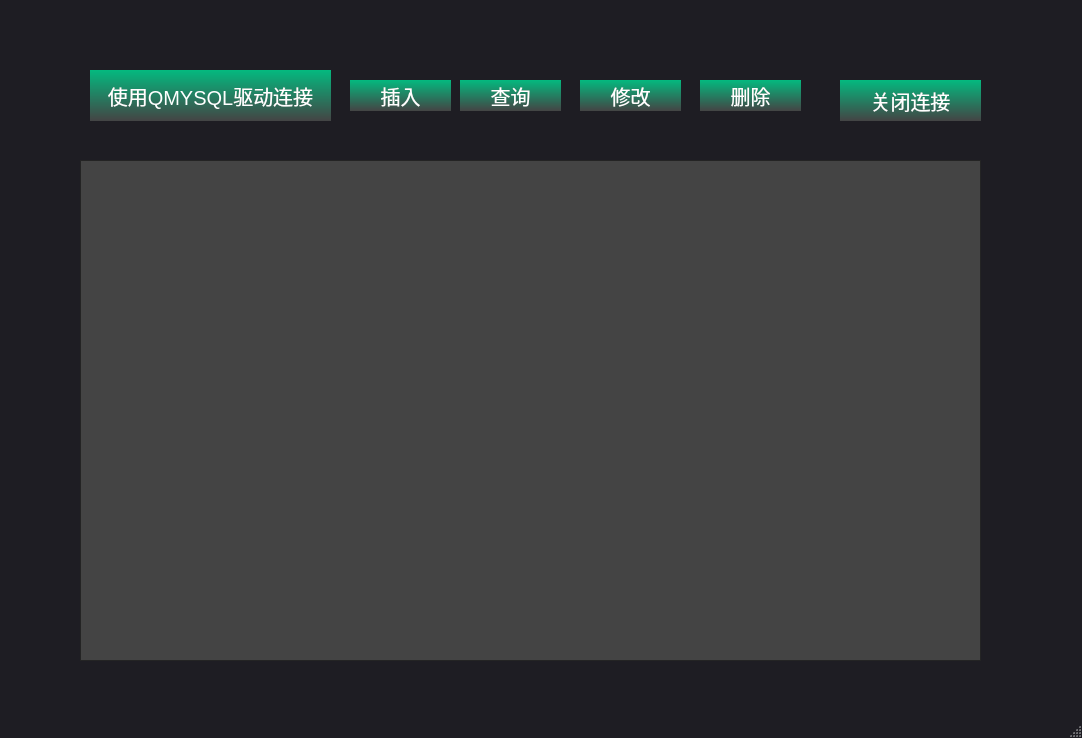
<?xml version="1.0" encoding="UTF-8"?>
<ui version="4.0">
 <class>MainWindow</class>
 <widget class="QMainWindow" name="MainWindow">
  <property name="geometry">
   <rect>
    <x>0</x>
    <y>0</y>
    <width>1082</width>
    <height>738</height>
   </rect>
  </property>
  <property name="windowTitle">
   <string>MainWindow</string>
  </property>
  <property name="styleSheet">
   <string notr="true">QMainWindow {
	background-color:#1e1d23;
}
QDialog {
	background-color:#1e1d23;
}
QColorDialog {
	background-color:#1e1d23;
}
QTextEdit {
	background-color:#1e1d23;
	color: #a9b7c6;
}
QPlainTextEdit {
	selection-background-color:#007b50;
	background-color:#1e1d23;
	border-style: solid;
	border-top-color: transparent;
	border-right-color: transparent;
	border-left-color: transparent;
	border-bottom-color: transparent;
	border-width: 1px;
	color: #a9b7c6;
}
QPushButton{
	border-style: solid;
	border-top-color: transparent;
	border-right-color: transparent;
	border-left-color: transparent;
	border-bottom-color: transparent;
	border-width: 1px;
	border-style: solid;
	color: #FFFFFF;
	padding: 2px;
	background-color:qlineargradient(spread:pad,x1:0,y1:0,x2:0,y2:1,stop:0 #04b97f,stop:1 #444444);
    font-family: &quot;Microsoft YaHei&quot;; 
    font-size:20px;
}

QPushButton:hover{
	border-style: solid;
	border-top-color: transparent;
	border-right-color: transparent;
	border-left-color: transparent;
	border-bottom-color: #37efba;
	border-bottom-width: 2px;
	border-style: solid;
	color: #FFFFFF;
	padding-bottom: 2px;
	background-color: #1e1d23;
}
QPushButton:pressed{
	border-style: solid;
	border-top-color: transparent;
	border-right-color: transparent;
	border-left-color: transparent;
	border-bottom-color: #37efba;
	border-bottom-width: 2px;
	border-style: solid;
	color: #37efba;
	padding-bottom: 1px;
	background-color: #1e1d23;
}
QPushButton:disabled{
	border-style: solid;
	border-top-color: transparent;
	border-right-color: transparent;
	border-left-color: transparent;
	border-bottom-color: #808086;
	border-bottom-width: 2px;
	border-style: solid;
	color: #808086;
	padding-bottom: 1px;
	background-color: #1e1d23;
}
QToolButton {
	border-style: solid;
	border-top-color: transparent;
	border-right-color: transparent;
	border-left-color: transparent;
	border-bottom-color: #04b97f;
	border-bottom-width: 1px;
	border-style: solid;
	color: #a9b7c6;
	padding: 2px;
	background-color: #1e1d23;
}
QToolButton:hover{
	border-style: solid;
	border-top-color: transparent;
	border-right-color: transparent;
	border-left-color: transparent;
	border-bottom-color: #37efba;
	border-bottom-width: 2px;
	border-style: solid;
	color: #FFFFFF;
	padding-bottom: 1px;
	background-color: #1e1d23;
}

QLineEdit {
	border-width: 1px; border-radius: 4px;
	border-color: rgb(58, 58, 58);
	border-style: inset;
	padding: 0 8px;
	color: #a9b7c6;
	background:#1e1d23;
	selection-background-color:#007b50;
	selection-color: #FFFFFF;
}
QLabel {
	color: #a9b7c6;
}
QLCDNumber {
	color: #37e6b4;
}
QProgressBar {
	text-align: center;
	color: rgb(240, 240, 240);
	border-width: 1px; 
	border-radius: 10px;
	border-color: rgb(58, 58, 58);
	border-style: inset;
	background-color:#1e1d23;
}
QProgressBar::chunk {
	background-color: #04b97f;
	border-radius: 5px;
}
QMenuBar {
	background-color: #1e1d23;
}
QMenuBar::item {
	color: #a9b7c6;
  	spacing: 3px;
  	padding: 1px 4px;
  	background: #1e1d23;
}

QMenuBar::item:selected {
  	background:#1e1d23;
	color: #FFFFFF;
}
QMenu::item:selected {
	border-style: solid;
	border-top-color: transparent;
	border-right-color: transparent;
	border-left-color: #04b97f;
	border-bottom-color: transparent;
	border-left-width: 2px;
	color: #FFFFFF;
	padding-left:15px;
	padding-top:4px;
	padding-bottom:4px;
	padding-right:7px;
	background-color: #1e1d23;
}
QMenu::item {
	border-style: solid;
	border-top-color: transparent;
	border-right-color: transparent;
	border-left-color: transparent;
	border-bottom-color: transparent;
	border-bottom-width: 1px;
	border-style: solid;
	color: #a9b7c6;
	padding-left:17px;
	padding-top:4px;
	padding-bottom:4px;
	padding-right:7px;
	background-color: #1e1d23;
}
QMenu{
	background-color:#1e1d23;
}
QTabWidget {
	color:rgb(0,0,0);
	background-color:#1e1d23;
}
QTabWidget::pane {
		border-color: rgb(77,77,77);
		background-color:#1e1d23;
		border-style: solid;
		border-width: 1px;
    	border-radius: 6px;
}
QTabBar::tab {
	border-style: solid;
	border-top-color: transparent;
	border-right-color: transparent;
	border-left-color: transparent;
	border-bottom-color: transparent;
	border-bottom-width: 1px;
	border-style: solid;
	color: #808086;
	padding: 3px;
	margin-left:3px;
	background-color: #1e1d23;
}
QTabBar::tab:selected, QTabBar::tab:last:selected, QTabBar::tab:hover {
  	border-style: solid;
	border-top-color: transparent;
	border-right-color: transparent;
	border-left-color: transparent;
	border-bottom-color: #04b97f;
	border-bottom-width: 2px;
	border-style: solid;
	color: #FFFFFF;
	padding-left: 3px;
	padding-bottom: 2px;
	margin-left:3px;
	background-color: #1e1d23;
}

QCheckBox {
	color: #a9b7c6;
	padding: 2px;
}
QCheckBox:disabled {
	color: #808086;
	padding: 2px;
}

QCheckBox:hover {
	border-radius:4px;
	border-style:solid;
	padding-left: 1px;
	padding-right: 1px;
	padding-bottom: 1px;
	padding-top: 1px;
	border-width:1px;
	border-color: rgb(87, 97, 106);
	background-color:#1e1d23;
}
QCheckBox::indicator:checked {

	height: 10px;
	width: 10px;
	border-style:solid;
	border-width: 1px;
	border-color: #04b97f;
	color: #a9b7c6;
	background-color: #04b97f;
}
QCheckBox::indicator:unchecked {

	height: 10px;
	width: 10px;
	border-style:solid;
	border-width: 1px;
	border-color: #04b97f;
	color: #a9b7c6;
	background-color: transparent;
}
QRadioButton {
	color: #a9b7c6;
	background-color: #1e1d23;
	padding: 1px;
}
QRadioButton::indicator:checked {
	height: 10px;
	width: 10px;
	border-style:solid;
	border-radius:5px;
	border-width: 1px;
	border-color: #04b97f;
	color: #a9b7c6;
	background-color: #04b97f;
}
QRadioButton::indicator:!checked {
	height: 10px;
	width: 10px;
	border-style:solid;
	border-radius:5px;
	border-width: 1px;
	border-color: #04b97f;
	color: #a9b7c6;
	background-color: transparent;
}
QStatusBar {
	color:#027f7f;
}
QSpinBox {
	color: #a9b7c6;	
	background-color: #1e1d23;
}
QDoubleSpinBox {
	color: #a9b7c6;	
	background-color: #1e1d23;
}
QTimeEdit {
	color: #a9b7c6;	
	background-color: #1e1d23;
}
QDateTimeEdit {
	color: #a9b7c6;	
	background-color: #1e1d23;
}
QDateEdit {
	color: #a9b7c6;	
	background-color: #1e1d23;
}
QComboBox {
	color: #a9b7c6;	
	background: #1e1d23;
}
QComboBox:editable {
	background: #1e1d23;
	color: #a9b7c6;
	selection-background-color: #1e1d23;
}
QComboBox QAbstractItemView {
	color: #a9b7c6;	
	background: #1e1d23;
	selection-color: #FFFFFF;
	selection-background-color: #1e1d23;
}
QComboBox:!editable:on, QComboBox::drop-down:editable:on {
	color: #a9b7c6;	
	background: #1e1d23;
}
QFontComboBox {
	color: #a9b7c6;	
	background-color: #1e1d23;
}
QToolBox {
	color: #a9b7c6;
	background-color: #1e1d23;
}
QToolBox::tab {
	color: #a9b7c6;
	background-color: #1e1d23;
}
QToolBox::tab:selected {
	color: #FFFFFF;
	background-color: #1e1d23;
}
QScrollArea {
	color: #FFFFFF;
	background-color: #1e1d23;
}
QSlider::groove:horizontal {
	height: 5px;
	background: #04b97f;
}
QSlider::groove:vertical {
	width: 5px;
	background: #04b97f;
}
QSlider::handle:horizontal {
	background: qlineargradient(x1:0, y1:0, x2:1, y2:1, stop:0 #b4b4b4, stop:1 #8f8f8f);
	border: 1px solid #5c5c5c;
	width: 14px;
	margin: -5px 0;
	border-radius: 7px;
}
QSlider::handle:vertical {
	background: qlineargradient(x1:1, y1:1, x2:0, y2:0, stop:0 #b4b4b4, stop:1 #8f8f8f);
	border: 1px solid #5c5c5c;
	height: 14px;
	margin: 0 -5px;
	border-radius: 7px;
}
QSlider::add-page:horizontal {
    background: white;
}
QSlider::add-page:vertical {
    background: white;
}
QSlider::sub-page:horizontal {
    background: #04b97f;
}
QSlider::sub-page:vertical {
    background: #04b97f;
}



QTableWidget{
color:#DCDCDC;
background:#444444;
border:1px solid #242424;
alternate-background-color:#525252;/*交错颜色*/
gridline-color:#242424;
 font-family: &quot;Microsoft YaHei&quot;; 
 font-size:16px;
}

/*选中item*/
QTableWidget::item:selected{
color:#DCDCDC;
background:qlineargradient(spread:pad,x1:0,y1:0,x2:0,y2:1,stop:0 #484848,stop:1 #383838);
}

/*
悬浮item*/
QTableWidget::item:hover{
background:#5B5B5B;
}
/*表头*/
QHeaderView::section{
text-align:center;
background:qlineargradient(spread:pad,x1:0,y1:0,x2:0,y2:1,stop:0 #04b97f,stop:1 #444444); 
padding:3px;
margin:0px;
color:#DCDCDC;
border:1px solid #242424;
border-left-width:0;
 font-family: &quot;Microsoft YaHei&quot;; 
 font-size:16px;
font-weight:bold;
}



/*表右侧的滑条*/
QScrollBar:vertical{
background:#5E5E5E;
padding:0px;
border-radius:6px;
max-width:12px;
}

/*滑块*/
QScrollBar::handle:vertical{
background:qlineargradient(spread:pad,x1:0,y1:0,x2:0,y2:1,stop:0 #04b97f,stop:1 #1e1d23);
border-radius:6px;
} 
 
/*
滑块悬浮，按下*/
QScrollBar::handle:hover:vertical,QScrollBar::handle:pressed:vertical{
background:#A7A7A7;
}
/*
滑块已经划过的区域*/
QScrollBar::sub-page:vertical{
background:444444;
}

/*
滑块还没有划过的区域*/
QScrollBar::add-page:vertical{
background:5B5B5B;
}

/*页面下移的按钮*/
QScrollBar::add-line:vertical{
background:none;
}
/*页面上移的按钮*/
QScrollBar::sub-line:vertical{
background:none;
} 




 

</string>
  </property>
  <widget class="QWidget" name="centralwidget">
   <widget class="QPushButton" name="pushButtonConn">
    <property name="geometry">
     <rect>
      <x>90</x>
      <y>70</y>
      <width>241</width>
      <height>51</height>
     </rect>
    </property>
    <property name="text">
     <string>使用QMYSQL驱动连接</string>
    </property>
   </widget>
   <widget class="QPushButton" name="pushButtonInsert">
    <property name="geometry">
     <rect>
      <x>350</x>
      <y>80</y>
      <width>101</width>
      <height>31</height>
     </rect>
    </property>
    <property name="text">
     <string>插入</string>
    </property>
   </widget>
   <widget class="QPushButton" name="pushButtonSelect">
    <property name="geometry">
     <rect>
      <x>460</x>
      <y>80</y>
      <width>101</width>
      <height>31</height>
     </rect>
    </property>
    <property name="text">
     <string>查询</string>
    </property>
   </widget>
   <widget class="QPushButton" name="pushButtonUpdate">
    <property name="geometry">
     <rect>
      <x>580</x>
      <y>80</y>
      <width>101</width>
      <height>31</height>
     </rect>
    </property>
    <property name="text">
     <string>修改</string>
    </property>
   </widget>
   <widget class="QPushButton" name="pushButtonDelete">
    <property name="geometry">
     <rect>
      <x>700</x>
      <y>80</y>
      <width>101</width>
      <height>31</height>
     </rect>
    </property>
    <property name="text">
     <string>删除</string>
    </property>
   </widget>
   <widget class="QPushButton" name="pushButtonClose">
    <property name="geometry">
     <rect>
      <x>840</x>
      <y>80</y>
      <width>141</width>
      <height>41</height>
     </rect>
    </property>
    <property name="text">
     <string>关闭连接</string>
    </property>
   </widget>
   <widget class="QTableWidget" name="tableWidget">
    <property name="geometry">
     <rect>
      <x>80</x>
      <y>160</y>
      <width>901</width>
      <height>501</height>
     </rect>
    </property>
   </widget>
  </widget>
  <widget class="QMenuBar" name="menubar">
   <property name="geometry">
    <rect>
     <x>0</x>
     <y>0</y>
     <width>1082</width>
     <height>23</height>
    </rect>
   </property>
  </widget>
  <widget class="QStatusBar" name="statusbar"/>
 </widget>
 <resources/>
 <connections/>
</ui>
